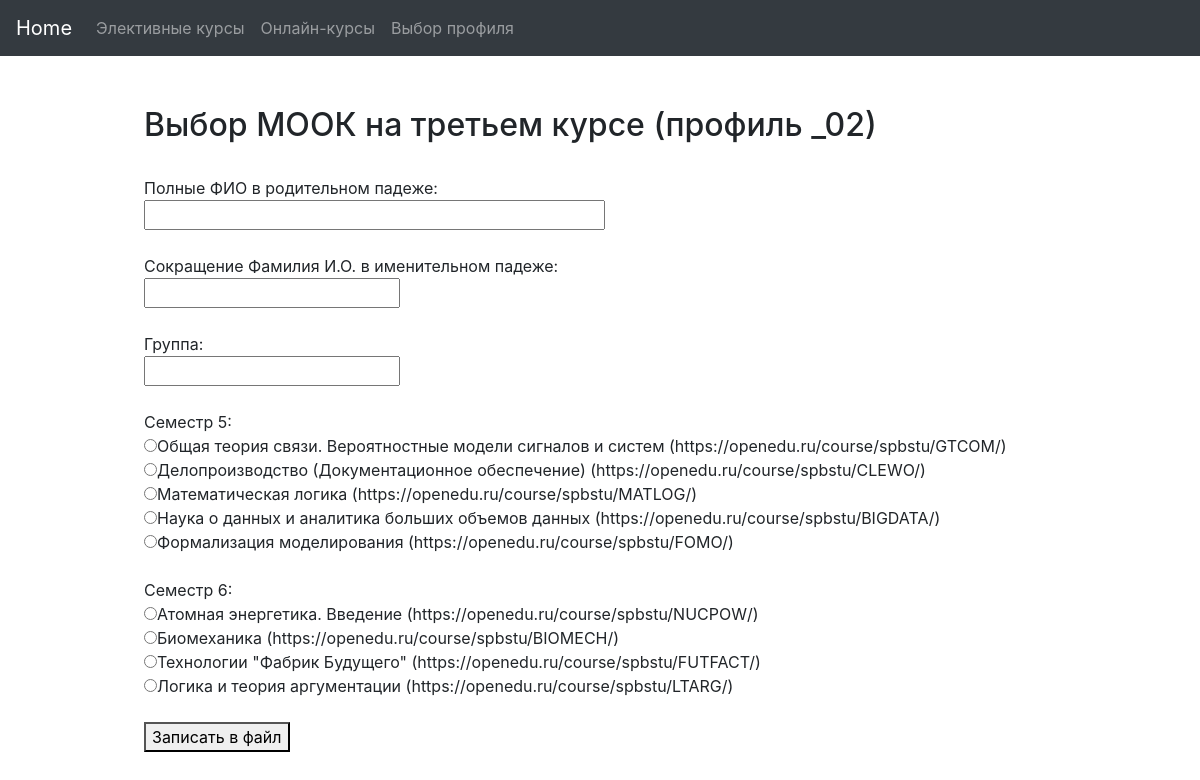
/Mcourses/3-02, run on the app's committed database.
### Home/models.py (models this page shows, shortened)
class Mc3025(models.Model):
	name = models.TextField(db_index=True)
	val = models.TextField(db_index=True)

class Mc3026(models.Model):
	name = models.TextField(db_index=True)
	val = models.TextField(db_index=True)

### Home/views.py (the view)
# urls.py: path('Mcourses/3-02', views.Mc302.as_view(), name='Mc302_url'),
class Mc302(View):
	def get(self, request):
		form = McForm()
		sem5 = Mc3025.objects.all()
		sem6 = Mc3026.objects.all()
		return render(request, 'Home/302.html', context={'form': form,
														 'sem5': sem5,
														 'sem6': sem6})

### Home/forms.py
class McForm(forms.Form):
	FIO = forms.CharField(
		max_length = 200,
		label="Полные ФИО в родительном падеже",
		widget=forms.TextInput(attrs={'size': '40'})
	)
	FIO2 = forms.CharField(
		max_length = 200,
		label = "Сокращенные Фамилия И.О. в именительном падеже"
	)
	group = forms.CharField(
		max_length = 200,
		label = "Введите номер группы"
	)

### Home/templates/Home/302.html (shortened to what this page needs)
{% extends 'base_.html' %}
		{% block content %}
			<form action="fileM302" method="post">
			<h2>Выбор МООК на третьем курсе (профиль _02)</h2><br>
			Полные ФИО в родительном падеже:<br>{{ form.FIO }}<br><br>
			Сокращение Фамилия И.О. в именительном падеже:<br>{{ form.FIO2 }}<br><br>
			Группа:<br>{{ form.group }}<br><br>
			Семестр 5:<br>
			{% for s5 in sem5 %}
			<input type="radio" name="seme5" value="{{s5.val}}" required>{{s5.name}}<br>
			{% endfor %}
			<br>
			Семестр 6:<br>
			{% for s6 in sem6 %}
			<input type="radio" name="seme6" value="{{s6.val}}" required>{{s6.name}}<br>
			{% endfor %}<br>
			<button type="submit">Записать в файл</button>
			</form>
		{% endblock %}

### templates/base_.html (shortened to what this page needs)
<!DOCTYPE html>
<html lang="en">
<head>
	<link rel="stylesheet" href="https://stackpath.bootstrapcdn.com/bootstrap/4.3.1/css/bootstrap.min.css">
</head>
<body>
<nav class="navbar navbar-expand-lg navbar-dark bg-dark">
  <a class="navbar-brand" href="{% url 'index_url' %}">Home</a>
  <div class="collapse navbar-collapse" id="navbarNavAltMarkup">
    <div class="navbar-nav">
      <a class="nav-item nav-link" href="{% url 'applications_url' %}">Элективные курсы <span class="sr-only">(current)</span></a>
      <a class="nav-item nav-link" href="{% url 'Mcourses_url' %}">Онлайн-курсы</a>
      <a class="nav-item nav-link" href="{% url 'profile_url' %}">Выбор профиля</a>
    </div>
  </div>
</nav>
<div class="content">
		{% block content %}{% endblock %}
</div>
</body>
</html>

### templates/base_.html (style rules this page uses)
.content { margin: 50px; margin-left: 12%; }

### data on the page
Mc3025: name "Общая теория связи. Вероятностные модели сигналов и систем (https://openedu.ru/course/spbstu/GTCOM/)"
Mc3025: name "Делопроизводство (Документационное обеспечение) (https://openedu.ru/course/spbstu/CLEWO/)"
Mc3025: name "Математическая логика (https://openedu.ru/course/spbstu/MATLOG/)"
Mc3025: name "Наука о данных и аналитика больших объемов данных (https://openedu.ru/course/spbstu/BIGDATA/)"
Mc3025: name "Формализация моделирования (https://openedu.ru/course/spbstu/FOMO/)"
Mc3026: name "Атомная энергетика. Введение (https://openedu.ru/course/spbstu/NUCPOW/)"
Mc3026: name "Биомеханика (https://openedu.ru/course/spbstu/BIOMECH/)"
Mc3026: name "Технологии \"Фабрик Будущего\" (https://openedu.ru/course/spbstu/FUTFACT/)"
Mc3026: name "Логика и теория аргументации (https://openedu.ru/course/spbstu/LTARG/)"
